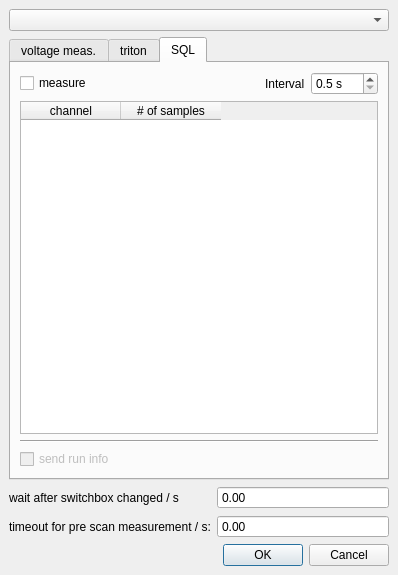
<?xml version="1.0" encoding="UTF-8"?>
<ui version="4.0">
 <class>PreScanMainWin</class>
 <widget class="QMainWindow" name="PreScanMainWin">
  <property name="geometry">
   <rect>
    <x>0</x>
    <y>0</y>
    <width>398</width>
    <height>575</height>
   </rect>
  </property>
  <property name="windowTitle">
   <string>MainWindow</string>
  </property>
  <property name="locale">
   <locale language="English" country="UnitedStates"/>
  </property>
  <widget class="QWidget" name="centralwidget">
   <layout class="QVBoxLayout" name="verticalLayout">
    <item>
     <widget class="QComboBox" name="comboBox"/>
    </item>
    <item>
     <widget class="QTabWidget" name="mainTabWidget">
      <property name="currentIndex">
       <number>2</number>
      </property>
      <widget class="QWidget" name="volt_tab">
       <attribute name="title">
        <string>voltage meas.</string>
       </attribute>
       <layout class="QVBoxLayout" name="verticalLayout_2">
        <item>
         <widget class="QWidget" name="voltage_mainwidget" native="true">
          <layout class="QVBoxLayout" name="verticalLayout_3">
           <item>
            <widget class="QCheckBox" name="checkBox_voltage_measure">
             <property name="text">
              <string>measure</string>
             </property>
            </widget>
           </item>
           <item>
            <widget class="QTabWidget" name="tabWidget">
             <property name="locale">
              <locale language="English" country="UnitedStates"/>
             </property>
             <property name="currentIndex">
              <number>0</number>
             </property>
             <widget class="QWidget" name="tab_0">
              <attribute name="title">
               <string>Tab 1</string>
              </attribute>
             </widget>
            </widget>
           </item>
          </layout>
         </widget>
        </item>
        <item>
         <layout class="QFormLayout" name="formLayout">
          <item row="0" column="0">
           <widget class="QLabel" name="label_measVoltPulseLength_mu_s">
            <property name="locale">
             <locale language="English" country="UnitedStates"/>
            </property>
            <property name="text">
             <string>Pulse length for voltage measurement request / &lt;span&gt;&amp;mu;s&lt;/span&gt;</string>
            </property>
           </widget>
          </item>
          <item row="1" column="0">
           <widget class="QLabel" name="label_measVoltTimeout_mu_s">
            <property name="locale">
             <locale language="English" country="UnitedStates"/>
            </property>
            <property name="text">
             <string>timeout for voltage measurement / ms</string>
            </property>
           </widget>
          </item>
          <item row="1" column="1">
           <widget class="QDoubleSpinBox" name="doubleSpinBox_measVoltTimeout_mu_s_set">
            <property name="locale">
             <locale language="English" country="UnitedStates"/>
            </property>
            <property name="buttonSymbols">
             <enum>QAbstractSpinBox::NoButtons</enum>
            </property>
            <property name="keyboardTracking">
             <bool>false</bool>
            </property>
            <property name="decimals">
             <number>3</number>
            </property>
            <property name="maximum">
             <double>42949.000000000000000</double>
            </property>
           </widget>
          </item>
          <item row="0" column="1">
           <widget class="QDoubleSpinBox" name="doubleSpinBox_measVoltPulseLength_mu_s">
            <property name="locale">
             <locale language="English" country="UnitedStates"/>
            </property>
            <property name="buttonSymbols">
             <enum>QAbstractSpinBox::NoButtons</enum>
            </property>
            <property name="keyboardTracking">
             <bool>false</bool>
            </property>
            <property name="decimals">
             <number>3</number>
            </property>
            <property name="maximum">
             <double>107374182.000000000000000</double>
            </property>
           </widget>
          </item>
         </layout>
        </item>
       </layout>
      </widget>
      <widget class="QWidget" name="triton_tab">
       <attribute name="title">
        <string>triton</string>
       </attribute>
       <layout class="QVBoxLayout" name="verticalLayout_6">
        <item>
         <widget class="QCheckBox" name="checkBox_triton_measure">
          <property name="text">
           <string>measure</string>
          </property>
         </widget>
        </item>
        <item>
         <widget class="QSplitter" name="splitter">
          <property name="orientation">
           <enum>Qt::Horizontal</enum>
          </property>
          <widget class="QWidget" name="verticalLayoutWidget">
           <layout class="QVBoxLayout" name="verticalLayout_5">
            <item>
             <widget class="QLabel" name="label">
              <property name="text">
               <string>devices</string>
              </property>
             </widget>
            </item>
            <item>
             <widget class="QListWidget" name="listWidget_devices">
              <property name="sizePolicy">
               <sizepolicy hsizetype="Expanding" vsizetype="Expanding">
                <horstretch>0</horstretch>
                <verstretch>0</verstretch>
               </sizepolicy>
              </property>
             </widget>
            </item>
           </layout>
          </widget>
          <widget class="QWidget" name="verticalLayoutWidget_2">
           <layout class="QVBoxLayout" name="verticalLayout_4">
            <item>
             <widget class="QLabel" name="label_channels">
              <property name="text">
               <string>channels</string>
              </property>
             </widget>
            </item>
            <item>
             <widget class="QTableWidget" name="tableWidget_channels"/>
            </item>
           </layout>
          </widget>
         </widget>
        </item>
       </layout>
      </widget>
      <widget class="QWidget" name="sql_tab">
       <attribute name="title">
        <string>SQL</string>
       </attribute>
       <layout class="QVBoxLayout" name="verticalLayout_7" stretch="0,0,0,0">
        <item>
         <layout class="QHBoxLayout" name="hor_db_measure" stretch="0,1,0,0">
          <item>
           <widget class="QCheckBox" name="check_sql_measure">
            <property name="text">
             <string>measure</string>
            </property>
           </widget>
          </item>
          <item>
           <spacer name="horizontalSpacer">
            <property name="orientation">
             <enum>Qt::Horizontal</enum>
            </property>
            <property name="sizeHint" stdset="0">
             <size>
              <width>40</width>
              <height>20</height>
             </size>
            </property>
           </spacer>
          </item>
          <item>
           <widget class="QLabel" name="label_3">
            <property name="text">
             <string>Interval</string>
            </property>
           </widget>
          </item>
          <item>
           <widget class="QDoubleSpinBox" name="d_interval">
            <property name="suffix">
             <string> s</string>
            </property>
            <property name="decimals">
             <number>1</number>
            </property>
            <property name="minimum">
             <double>0.500000000000000</double>
            </property>
            <property name="maximum">
             <double>100.000000000000000</double>
            </property>
            <property name="value">
             <double>0.500000000000000</double>
            </property>
           </widget>
          </item>
         </layout>
        </item>
        <item>
         <widget class="QTableWidget" name="table_sql">
          <property name="sortingEnabled">
           <bool>true</bool>
          </property>
          <property name="columnCount">
           <number>2</number>
          </property>
          <column>
           <property name="text">
            <string>channel</string>
           </property>
          </column>
          <column>
           <property name="text">
            <string># of samples</string>
           </property>
          </column>
         </widget>
        </item>
        <item>
         <widget class="Line" name="line">
          <property name="orientation">
           <enum>Qt::Horizontal</enum>
          </property>
         </widget>
        </item>
        <item>
         <layout class="QHBoxLayout" name="hor_db_send" stretch="0,0">
          <item>
           <widget class="QCheckBox" name="check_sql_send">
            <property name="enabled">
             <bool>false</bool>
            </property>
            <property name="text">
             <string>send run info</string>
            </property>
           </widget>
          </item>
          <item>
           <spacer name="horizontalSpacer_2">
            <property name="orientation">
             <enum>Qt::Horizontal</enum>
            </property>
            <property name="sizeHint" stdset="0">
             <size>
              <width>40</width>
              <height>20</height>
             </size>
            </property>
           </spacer>
          </item>
         </layout>
        </item>
       </layout>
      </widget>
     </widget>
    </item>
    <item>
     <layout class="QFormLayout" name="formLayout_2">
      <item row="0" column="0">
       <widget class="QLabel" name="label_wait_after_switchbox">
        <property name="text">
         <string>wait after switchbox changed / s</string>
        </property>
       </widget>
      </item>
      <item row="0" column="1">
       <widget class="QDoubleSpinBox" name="doubleSpinBox_wait_after_switchbox">
        <property name="locale">
         <locale language="English" country="UnitedStates"/>
        </property>
        <property name="alignment">
         <set>Qt::AlignLeading|Qt::AlignLeft|Qt::AlignVCenter</set>
        </property>
        <property name="buttonSymbols">
         <enum>QAbstractSpinBox::NoButtons</enum>
        </property>
        <property name="keyboardTracking">
         <bool>false</bool>
        </property>
        <property name="maximum">
         <double>10.000000000000000</double>
        </property>
       </widget>
      </item>
      <item row="1" column="0">
       <widget class="QLabel" name="label_2">
        <property name="text">
         <string>timeout for pre scan measurement / s:</string>
        </property>
       </widget>
      </item>
      <item row="1" column="1">
       <widget class="QDoubleSpinBox" name="doubleSpinBox_timeout_pre_scan_s">
        <property name="locale">
         <locale language="English" country="UnitedStates"/>
        </property>
        <property name="alignment">
         <set>Qt::AlignLeading|Qt::AlignLeft|Qt::AlignVCenter</set>
        </property>
        <property name="buttonSymbols">
         <enum>QAbstractSpinBox::NoButtons</enum>
        </property>
        <property name="keyboardTracking">
         <bool>false</bool>
        </property>
        <property name="maximum">
         <double>500.000000000000000</double>
        </property>
       </widget>
      </item>
     </layout>
    </item>
    <item>
     <widget class="QDialogButtonBox" name="buttonBox">
      <property name="sizePolicy">
       <sizepolicy hsizetype="MinimumExpanding" vsizetype="Fixed">
        <horstretch>0</horstretch>
        <verstretch>0</verstretch>
       </sizepolicy>
      </property>
      <property name="standardButtons">
       <set>QDialogButtonBox::Cancel|QDialogButtonBox::Ok</set>
      </property>
     </widget>
    </item>
   </layout>
  </widget>
 </widget>
 <resources/>
 <connections/>
</ui>
